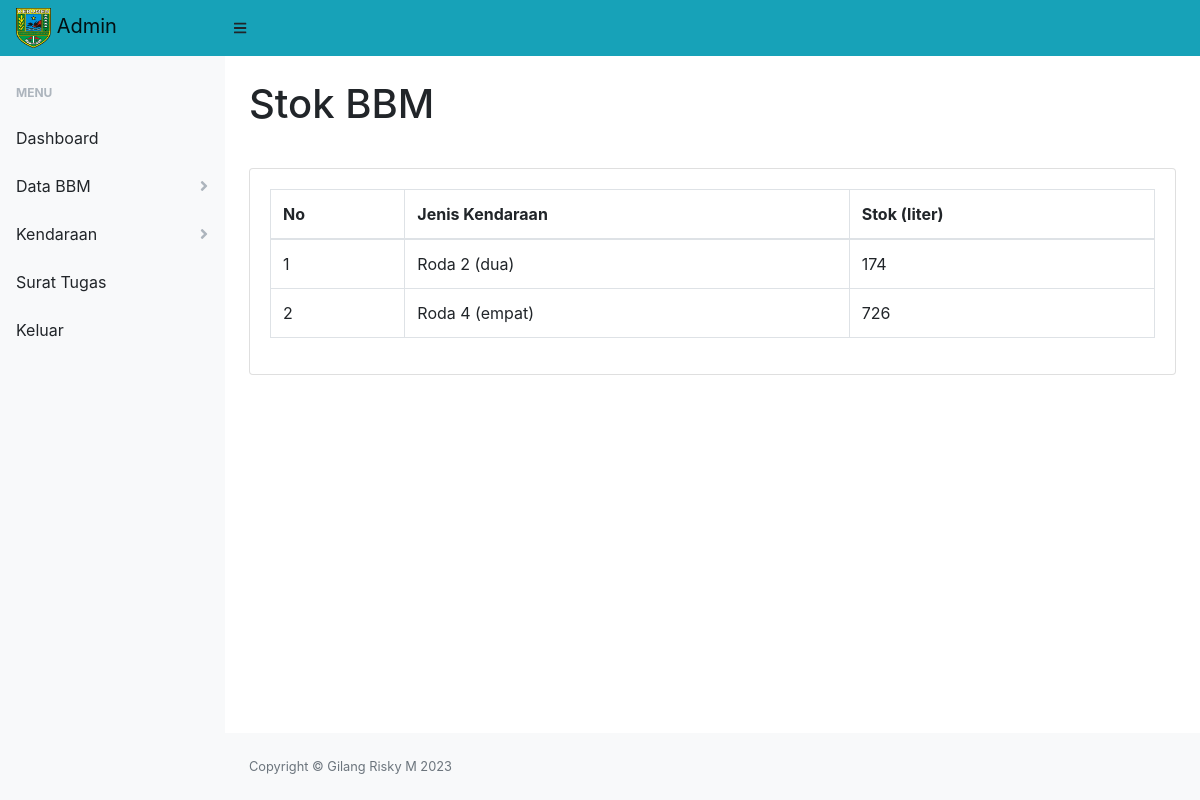
Screenshot of /stok.php (signed in) with the database file from the repository.
### tables this page shows
CREATE TABLE `stok_bbm` (
  `idbbm` int(11) NOT NULL,
  `jenis_kendaraan` varchar(100) NOT NULL,
  `stok` int(11) NOT NULL
);

### stok.php (the view, shortened to what this page needs)
<?php
include "koneksi.php";
$username = $_SESSION['userweb'];
$ambildatalogin = mysqli_query($conn, "select * from login where username='$username' ");
while ($logininfo = mysqli_fetch_array($ambildatalogin)) {
    $nick = $logininfo['nick'];
}
?>
<!DOCTYPE html>
<html lang="en">
<head>
    <link href="css/styles.css" rel="stylesheet" />
    <link href="https://cdn.datatables.net/1.10.20/css/dataTables.bootstrap4.min.css" rel="stylesheet" />
</head>
<body class="sb-nav-fixed">
    <nav class="sb-topnav navbar navbar-expand navbar-light bg-info">
        <a class="navbar-brand" href="index"><img src="assets/img/logo.png" alt="" width="35" height="40"> <?= $nick ?></a>
        <button class="btn btn-link btn-sm order-1 order-lg-0" id="sidebarToggle" href="#"><i class="fas fa-bars"></i></button>
    </nav>
    <div id="layoutSidenav">
        <div id="layoutSidenav_nav">
            <nav class="sb-sidenav accordion sb-sidenav-light" id="sidenavAccordion">
                <div class="sb-sidenav-menu">
                    <div class="nav">
                        <div class="sb-sidenav-menu-heading">Menu</div>
                        <a class="nav-link" href="index">
                            Dashboard
                        </a>
                        <a class="nav-link collapsed" href="#" data-toggle="collapse" data-target="#databbm" aria-expanded="false" aria-controls="collapseLayouts">
                            Data BBM
                            <div class="sb-sidenav-collapse-arrow"><i class="fas fa-angle-down"></i></div>
                        </a>
                        <a class="nav-link collapsed" href="#" data-toggle="collapse" data-target="#kendaraan" aria-expanded="false" aria-controls="collapseLayouts">
                            Kendaraan
                            <div class="sb-sidenav-collapse-arrow"><i class="fas fa-angle-down"></i></div>
                        </a>
                        <a class="nav-link" href="surat_tugas">
                            Surat Tugas
                        </a>
                        <a class="nav-link" href="logout">
                            Keluar
                        </a>
                    </div>
                </div>
            </nav>
        </div>
        <div id="layoutSidenav_content">
            <main>
                <div class="container-fluid">
                    <h1 class="mt-4">Stok BBM</h1>
                    <br>
                    <div class="card mb-4">
                        <div class="card-body">
                            <div class="table-responsive">
                                <table class="table table-bordered table-hover" id="" width="100%" cellspacing="0">
                                    <thead>
                                        <tr>
                                            <th>No</th>
                                            <th>Jenis Kendaraan</th>
                                            <th>Stok (liter)</th>
                                        </tr>
                                    </thead>
                                    <tbody>
                                        <?php
                                        $no = 1;
                                        $ambilsemuadatastok = mysqli_query($conn, "select * from stok_bbm");
                                        if (mysqli_num_rows($ambilsemuadatastok) > 0) {
                                            while ($data = mysqli_fetch_array($ambilsemuadatastok)) {
                                                $jk = $data['jenis_kendaraan'];
                                                $stok = $data['stok'];
                                        ?>
                                                <tr>
                                                    <td><?= $no++ ?></td>
                                                    <td><?= $jk ?></td>
                                                    <td><?= $stok ?></td>
                                                </tr>
                                            <?php } ?>
                                        <?php
                                        }
                                        ?>
                                    </tbody>
                                </table>
                            </div>
                        </div>
                    </div>
                </div>
            </main>
            <footer class="py-4 bg-light mt-auto">
                <div class="container-fluid">
                    <div class="d-flex align-items-center justify-content-between small">
                        <div class="text-muted">Copyright &copy; Gilang Risky M
                        </div>
                    </div>
                </div>
            </footer>
        </div>
    </div>
</body>
</html>

### rows the page displays
stok_bbm: jenis_kendaraan "Roda 2 (dua)", stok "174"
stok_bbm: jenis_kendaraan "Roda 4 (empat)", stok "726"

### other values shown
$nick "Admin"
